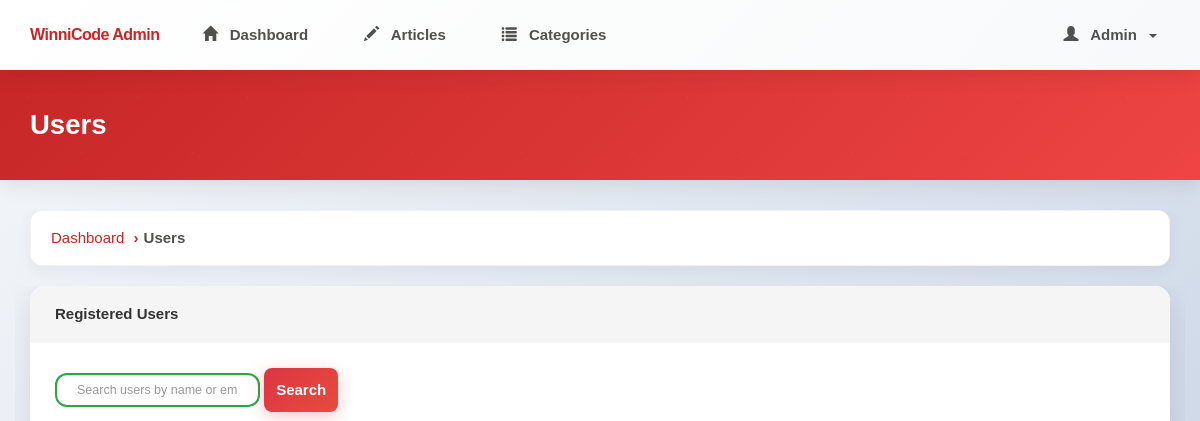
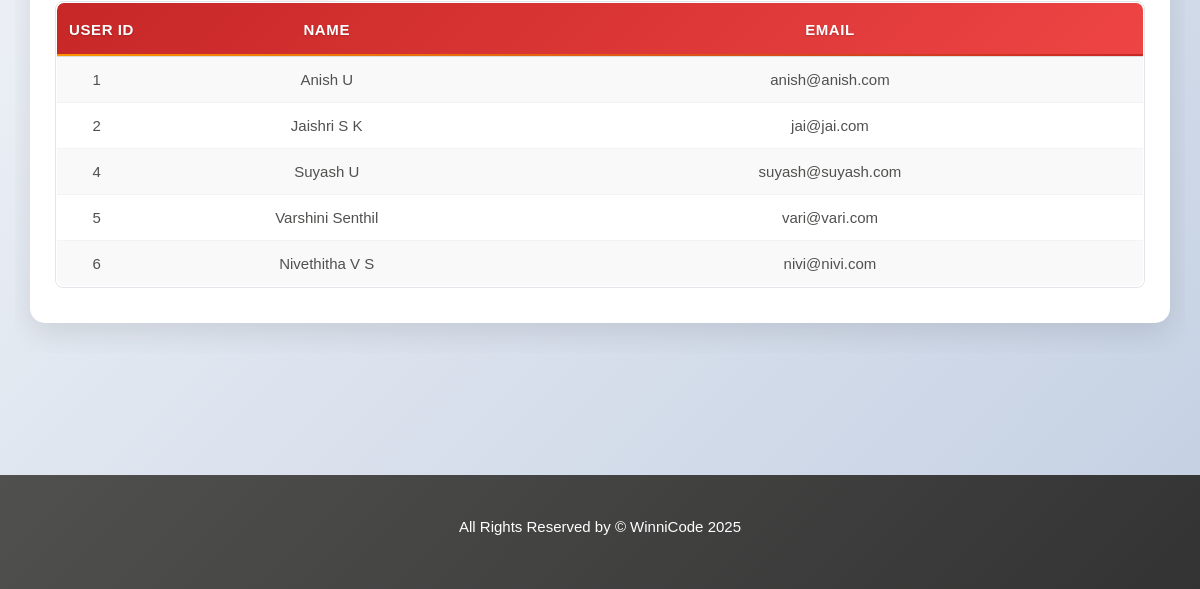
The page /admin/users.php (signed in) on the database as committed earlier (2 pictures, top to bottom).
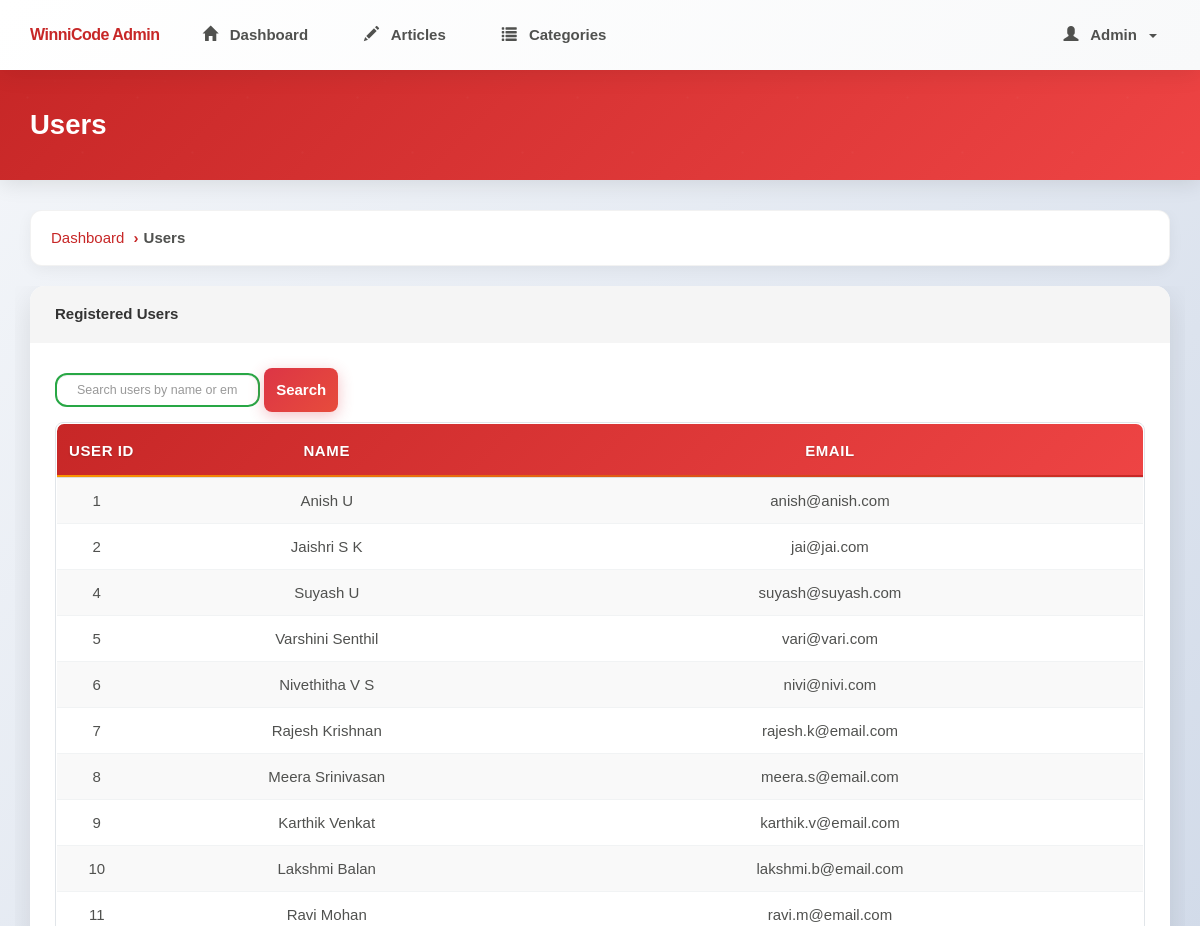
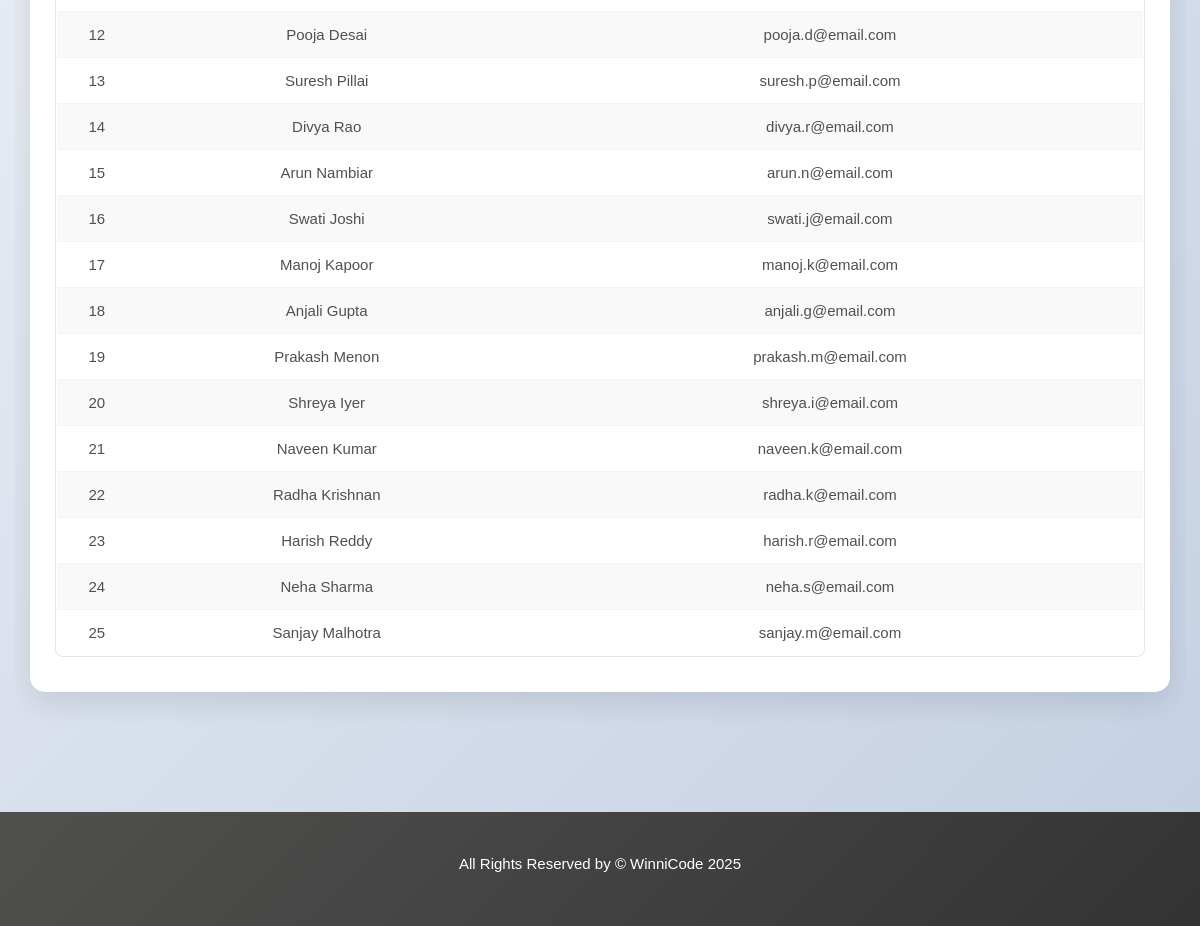
The same page on the database as committed later (2 pictures, top to bottom).
### tables this page shows
CREATE TABLE `user` (
  `user_id` int(11) NOT NULL,
  `user_name` varchar(35) NOT NULL,
  `user_email` varchar(45) NOT NULL,
  `user_password` varchar(100) NOT NULL
);

### admin/users.php (the view, shortened to what this page needs)
<?php
require('./includes/nav.inc.php');
?>
<section id="breadcrumb">
    <div class="container">
        <ol class="breadcrumb">
            <li><a href="./index.php">Dashboard</a></li>
            <li class="active">Users</li>
        </ol>
    </div>
</section>
<section id="main">
    <div class="container">
        <div class="row">
            <div class="col-md-12">
                <div class="panel panel-default">
                    <div class="panel-heading">
                        <h4 class="panel-title">Registered Users</h4>
                    </div>
                    <div class="panel-body">
                        <form method="get" class="form-inline" style="margin-bottom: 1rem;">
                            <input type="text" name="search" class="form-control"
                                placeholder="Search users by name or email"
                                value="<?php echo isset($_GET['search']) ? htmlspecialchars($_GET['search']) : ''; ?>">
                            <button type="submit" class="btn btn-danger">Search</button>
                        </form>
                        <div class="table-responsive">
                            <table class="table table-striped table-hover article-list">
                                <thead>
                                    <tr>
                                        <th>User ID</th>
                                        <th>Name</th>
                                        <th>Email</th>
                                    </tr>
                                </thead>
                                <tbody>
                                    <?php
                                    include_once '../includes/database.inc.php';
                                    $search = isset($_GET['search']) ? trim($_GET['search']) : '';
                                    if ($search !== '') {
                                        $search_escaped = mysqli_real_escape_string($con, $search);
                                        $user_sql = "SELECT user_id, user_name, user_email FROM user WHERE user_name LIKE '%$search_escaped%' OR user_email LIKE '%$search_escaped%' ORDER BY user_id ASC";
                                    } else {
                                        $user_sql = "SELECT user_id, user_name, user_email FROM user ORDER BY user_id ASC";
                                    }
                                    $user_result = mysqli_query($con, $user_sql);
                                    if (mysqli_num_rows($user_result) > 0) {
                                        while ($user = mysqli_fetch_assoc($user_result)) {
                                            echo '<tr>';
                                            echo '<td>' . $user['user_id'] . '</td>';
                                            echo '<td>' . htmlspecialchars($user['user_name']) . '</td>';
                                            echo '<td>' . htmlspecialchars($user['user_email']) . '</td>';
                                            echo '</tr>';
                                        }
                                    } else {
                                        echo '<tr><td colspan="3" align="center">No users found.</td></tr>';
                                    }
                                    ?>
                                </tbody>
                            </table>
                        </div>
                    </div>
                </div>
            </div>
        </div>
    </div>
</section>
<?php
require('./includes/footer.inc.php');
?>

Rows that differ between the two databases and show on the page:
added user: user_id "7", user_name "Rajesh Krishnan", user_email "rajesh.k@email.com"
added user: user_id "8", user_name "Meera Srinivasan", user_email "meera.s@email.com"
added user: user_id "9", user_name "Karthik Venkat", user_email "karthik.v@email.com"
added user: user_id "10", user_name "Lakshmi Balan", user_email "lakshmi.b@email.com"
added user: user_id "11", user_name "Ravi Mohan", user_email "ravi.m@email.com"
added user: user_id "12", user_name "Pooja Desai", user_email "pooja.d@email.com"
added user: user_id "13", user_name "Suresh Pillai", user_email "suresh.p@email.com"
added user: user_id "14", user_name "Divya Rao", user_email "divya.r@email.com"
added user: user_id "15", user_name "Arun Nambiar", user_email "arun.n@email.com"
added user: user_id "16", user_name "Swati Joshi", user_email "swati.j@email.com"
added user: user_id "17", user_name "Manoj Kapoor", user_email "manoj.k@email.com"
added user: user_id "18", user_name "Anjali Gupta", user_email "anjali.g@email.com"
added user: user_id "19", user_name "Prakash Menon", user_email "prakash.m@email.com"
added user: user_id "20", user_name "Shreya Iyer", user_email "shreya.i@email.com"
added user: user_id "21", user_name "Naveen Kumar", user_email "naveen.k@email.com"
added user: user_id "22", user_name "Radha Krishnan", user_email "radha.k@email.com"
added user: user_id "23", user_name "Harish Reddy", user_email "harish.r@email.com"
added user: user_id "24", user_name "Neha Sharma", user_email "neha.s@email.com"
added user: user_id "25", user_name "Sanjay Malhotra", user_email "sanjay.m@email.com"
